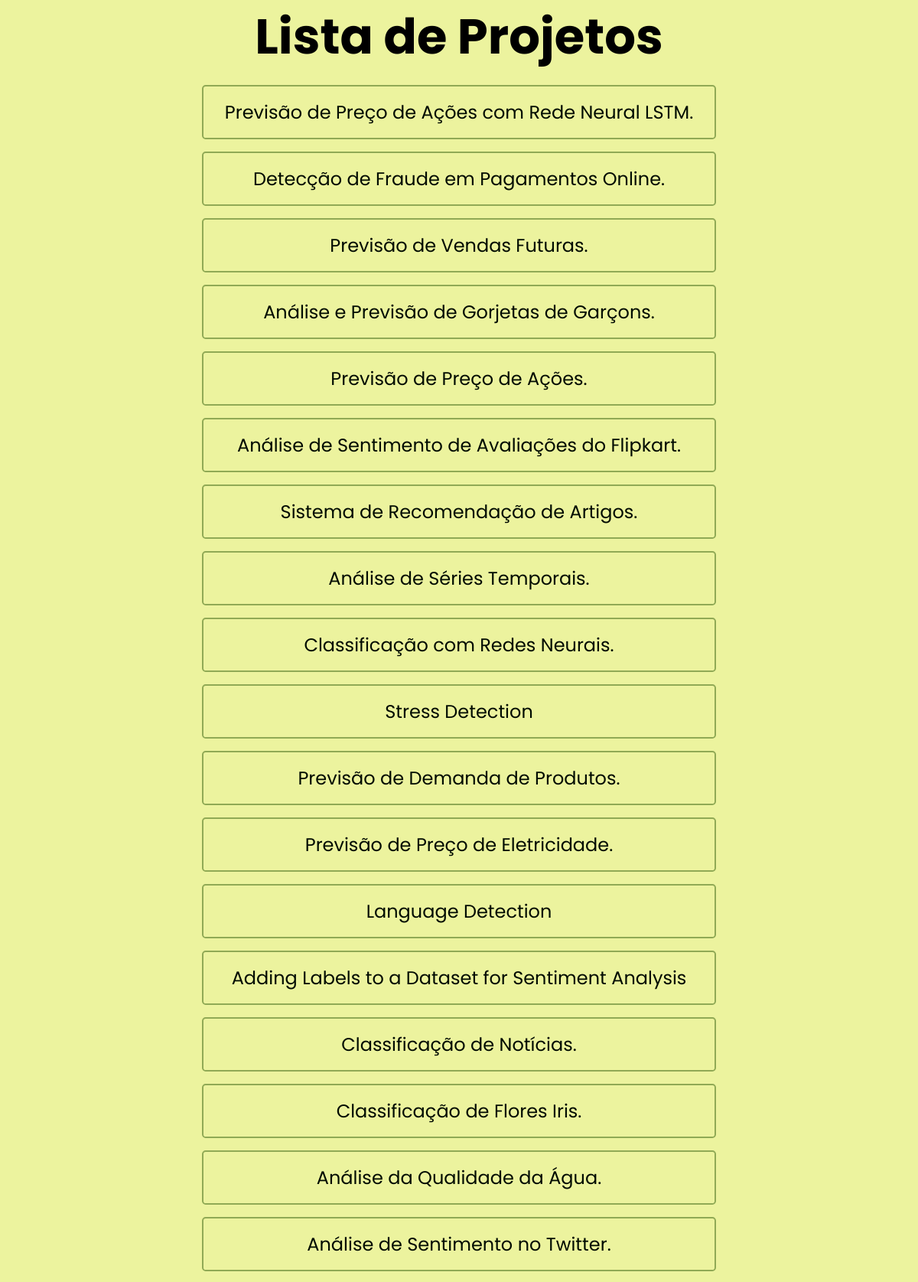
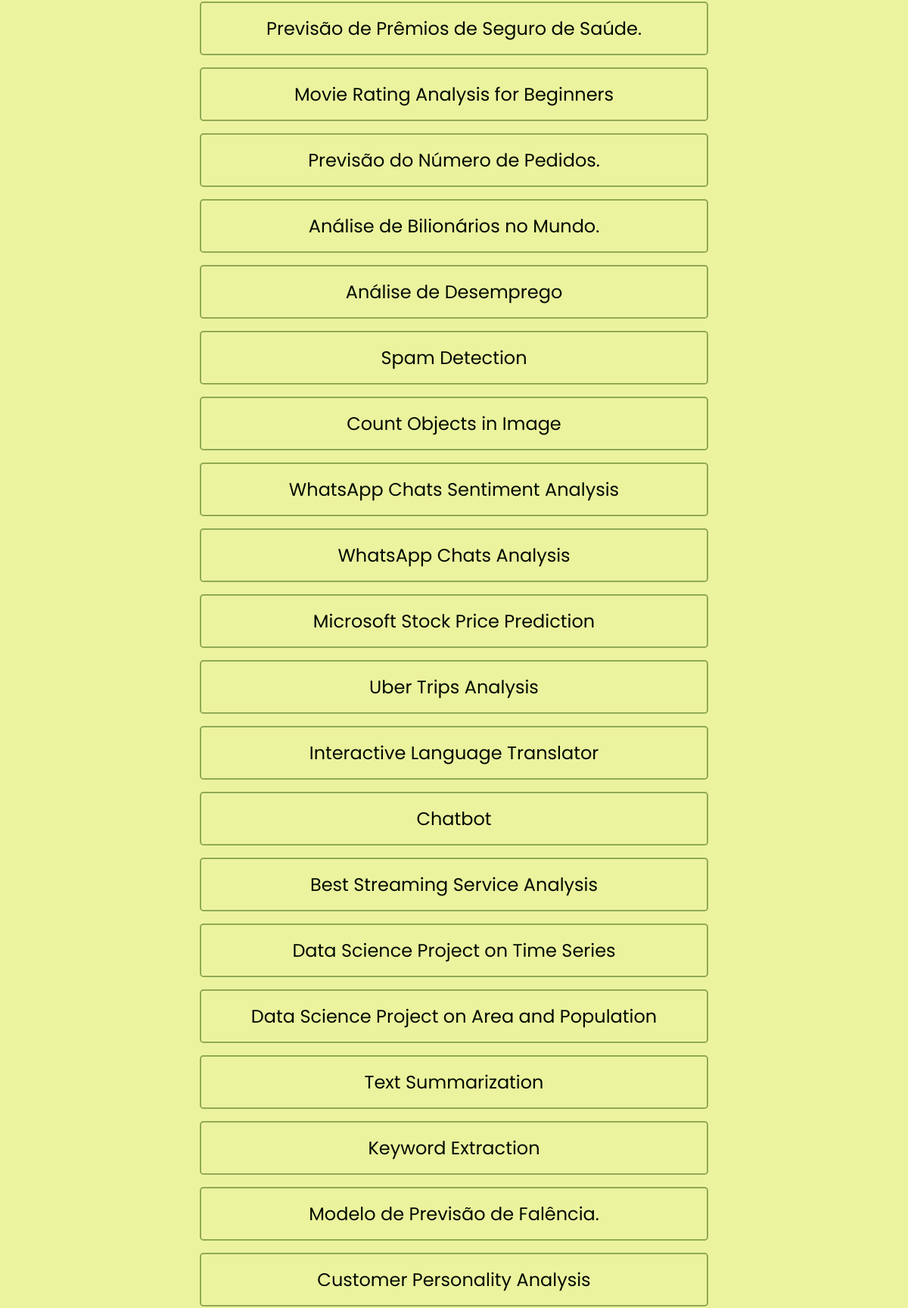
The page / (upper part) on the database its author committed (2 pictures, top to bottom).
### tables this page shows
CREATE TABLE projetos (id INTEGER PRIMARY KEY AUTOINCREMENT, nome_do_projeto VARCHAR(255), status VARCHAR(50), link_repositorio VARCHAR(255));

### checklist.py (the view)
@app.route('/')
def listar_projetos():
    conn = sqlite3.connect('projetos.db')
    cursor = conn.cursor()
    cursor.execute("SELECT id, nome_do_projeto, status, link_repositorio FROM projetos")
    projetos = cursor.fetchall()
    conn.close()
    response = make_response(render_template('lista_projetos.html', projetos=projetos))
    response.headers['Cache-Control'] = 'no-cache, no-store, must-revalidate'
    response.headers['Pragma'] = 'no-cache'
    response.headers['Expires'] = '0'
    return response

### templates/lista_projetos.html (shortened to what this page needs)
<!DOCTYPE html>
<html>
  <head>
    <link
      rel="stylesheet"
      href="{{ url_for('serve_css', filename='style.css') }}"
    />
  </head>
  <body>
    <div class="page-width">
      <header class="container-title">
        <span class="title">Lista de Projetos</span>
      </header>
      <div class="container">
        <div class="container-list">
          <ul>
            {% for projeto in projetos %}
            <a class="project-name" href="{{ projeto[3] }}" target="_blank">
              <li>{{ projeto[1] }}</li>
            </a>
            {% endfor %}
          </ul>
        </div>
      </div>
    </div>
  </body>
</html>

### static/css/style.css (style rules this page uses)
body { font-family: "Poppins", sans-serif; margin: 0; background-color: #ecf39e; }
.page-width { padding: 0 3.25rem; }
.container { display: flex; flex-direction: column; justify-content: center; }
.container-title { display: flex; align-items: center; justify-content: center; }
.title { font-size: 4rem; font-weight: 700; display: flex; }
.container-list { display: flex; justify-content: center; }
.container-list ul { display: flex; flex-direction: column; justify-content: center; gap: 1rem; padding-left: 0; }
.project-name { text-decoration: none; color: #000b00; padding: 1rem; border-radius: 0.3rem; border: 2px solid #90a955; }
li { font-size: 2rem; list-style: none; text-align: center; }
@media screen and (min-width: 768px) { li { font-size: 1.5rem; } }

### rows shown on the page
projetos: nome_do_projeto "Previsão de Preço de Ações com Rede Neural LSTM."
projetos: nome_do_projeto "Detecção de Fraude em Pagamentos Online."
projetos: nome_do_projeto "Previsão de Vendas Futuras."
projetos: nome_do_projeto "Análise e Previsão de Gorjetas de Garçons."
projetos: nome_do_projeto "Previsão de Preço de Ações."
projetos: nome_do_projeto "Análise de Sentimento de Avaliações do Flipkart."
projetos: nome_do_projeto "Sistema de Recomendação de Artigos."
projetos: nome_do_projeto "Análise de Séries Temporais."
projetos: nome_do_projeto "Classificação com Redes Neurais."
projetos: nome_do_projeto "Stress Detection"
projetos: nome_do_projeto "Previsão de Demanda de Produtos."
projetos: nome_do_projeto "Previsão de Preço de Eletricidade."
projetos: nome_do_projeto "Language Detection"
projetos: nome_do_projeto "Adding Labels to a Dataset for Sentiment Analysis"
projetos: nome_do_projeto "Classificação de Notícias."
projetos: nome_do_projeto "Classificação de Flores Iris."
projetos: nome_do_projeto "Análise da Qualidade da Água."
projetos: nome_do_projeto "Análise de Sentimento no Twitter."
projetos: nome_do_projeto "Previsão de Prêmios de Seguro de Saúde."
projetos: nome_do_projeto "Movie Rating Analysis for Beginners"
projetos: nome_do_projeto "Previsão do Número de Pedidos."
projetos: nome_do_projeto "Análise de Bilionários no Mundo."
projetos: nome_do_projeto "Análise de Desemprego"
projetos: nome_do_projeto "Spam Detection"
projetos: nome_do_projeto "Count Objects in Image"
projetos: nome_do_projeto "WhatsApp Chats Sentiment Analysis"
projetos: nome_do_projeto "WhatsApp Chats Analysis"
projetos: nome_do_projeto "Microsoft Stock Price Prediction"
projetos: nome_do_projeto "Uber Trips Analysis"
projetos: nome_do_projeto "Interactive Language Translator"
projetos: nome_do_projeto "Chatbot"
projetos: nome_do_projeto "Best Streaming Service Analysis"
projetos: nome_do_projeto "Data Science Project on Time Series"
projetos: nome_do_projeto "Data Science Project on Area and Population"
projetos: nome_do_projeto "Text Summarization"
projetos: nome_do_projeto "Keyword Extraction"
projetos: nome_do_projeto "Modelo de Previsão de Falência."
projetos: nome_do_projeto "Customer Personality Analysis"
